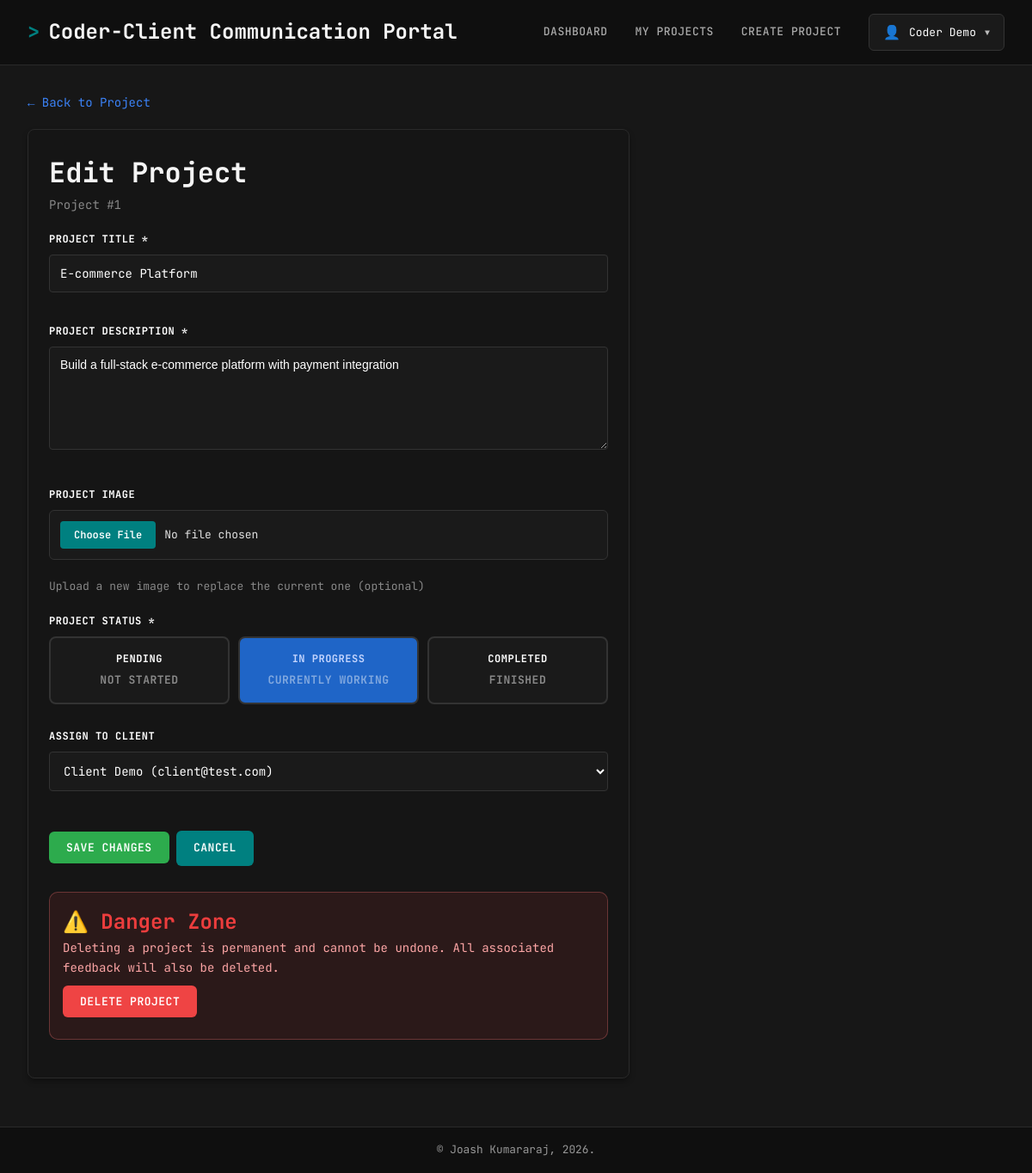
The app's page /projects/edit?id=1 (signed in) with its own data.
### tables this page shows
CREATE TABLE IF NOT EXISTS
    projects (
        project_id INT AUTO_INCREMENT PRIMARY KEY,
        title VARCHAR(50) NOT NULL,
        description VARCHAR(1000) NOT NULL,
        image VARCHAR(255) DEFAULT NULL,
        status INT NOT NULL,
        coder_id INT NOT NULL,
        client_id INT,
        CONSTRAINT fk_projects_coder FOREIGN KEY (coder_id) REFERENCES users (user_id),
        CONSTRAINT fk_projects_client FOREIGN KEY (client_id) REFERENCES users (user_id)
    );

CREATE TABLE IF NOT EXISTS
    users (
        user_id INT AUTO_INCREMENT PRIMARY KEY,
        name VARCHAR(255) NOT NULL,
        email VARCHAR(255) UNIQUE NOT NULL,
        password VARCHAR(255) NOT NULL,
        role_id INT NOT NULL,
        CONSTRAINT fk_users_roles FOREIGN KEY (role_id) REFERENCES ROLES (role_id)
    );

### projects/edit.php (the view, shortened to what this page needs)
<?php
$user = getCurrentUser();
require_once './config/db.php';
$projectId = $_GET['id'] ?? null;
$stmt = $db->prepare("
    SELECT * FROM projects
    WHERE project_id = :project_id AND coder_id = :coder_id
");
$stmt->execute([
    'project_id' => $projectId,
    'coder_id' => $user['user_id']
]);
$project = $stmt->fetch(PDO::FETCH_OBJ);
$stmt = $db->prepare("
    SELECT user_id, name, email
    FROM users
    WHERE role_id = (SELECT role_id FROM roles WHERE role_name = 'client')
    ORDER BY name ASC
");
$stmt->execute();
$clients = $stmt->fetchAll(PDO::FETCH_OBJ);
require_once './includes/header.php';
?>
<a href="<?= BASE_URL; ?>/projects/detail?id=<?= $projectId; ?>" class="back-link">← Back to Project</a>
<div class="card form-container">
    <h2>Edit Project</h2>
    <p style="color: #888; margin-bottom: 20px;">Project #<?= $projectId; ?>
    </p>
    <form method="POST" action="" enctype="multipart/form-data">
        <div class="form-group">
            <label for="title">Project Title *</label>
            <input type="text" id="title" name="title"
                value="<?= htmlspecialchars($_POST['title'] ?? $project->title); ?>">
        </div>
        <div class="form-group">
            <label for="description">Project Description *</label>
            <textarea id="description"
                name="description"><?= htmlspecialchars($_POST['description'] ?? $project->description); ?></textarea>
        </div>
        <div class="form-group">
            <label for="image">Project Image</label>
            <input type="file" id="image" name="image" accept="image/*">
            <small>Upload a new image to replace the current one (optional)</small>
        </div>
        <div class="form-group">
            <label>Project Status *</label>
            <div class="status-options">
                <div class="status-option">
                    <label for="status_pending">
                        <strong>Pending</strong>
                        <br><small>Not started</small>
                    </label>
                </div>
                <div class="status-option">
                    <label for="status_progress">
                        <strong>In Progress</strong>
                        <br><small>Currently working</small>
                    </label>
                </div>
                <div class="status-option">
                    <label for="status_completed">
                        <strong>Completed</strong>
                        <br><small>Finished</small>
                    </label>
                </div>
            </div>
        </div>
        <div class="form-group">
            <label for="client_id">Assign to Client</label>
            <select id="client_id" name="client_id">
                <?php foreach ($clients as $client): ?>
                    <option value="<?= $client->user_id; ?>" <?php
                      $selectedClient = $_POST['client_id'] ?? $project->client_id;
                      echo ($selectedClient == $client->user_id) ? 'selected' : '';
                      ?>>
                        <?= htmlspecialchars($client->name); ?>
                        (<?= htmlspecialchars($client->email); ?>)
                    </option>
                <?php endforeach; ?>
            </select>
        </div>
        <div class="form-actions">
            <button type="submit" class="btn btn-success">Save Changes</button>
            <a href="<?= BASE_URL; ?>/projects/detail?id=<?= $projectId; ?>" class="btn">Cancel</a>
        </div>
    </form>
    <div class="danger-zone errors">
        <h3>⚠️ Danger Zone</h3>
        <p>
            Deleting a project is permanent and cannot be undone. All associated feedback will also be deleted.
        </p>
        <button
            onclick="if(confirm('Are you sure you want to delete this project? This cannot be undone!')) { window.location.href='<?= BASE_URL; ?>/projects/delete?id=<?= $projectId; ?>'; }"
            class="btn btn-danger">
            Delete Project
        </button>
    </div>
</div>
<?php require_once './includes/footer.php'; ?>

### assets/style.css (style rules this page uses)
:root { --color-primary: #008080; --color-primary-dark: #006c6c; --color-bg-main: #171717; --color-bg-dark: #0f0f0f; --color-bg-card: #151515; --color-bg-input: #1a1a1a; --color-border: #2a2a2a; --color-border-light: #333; --color-text: #e0e0e0; --color-text-muted: #aaa; --color-text-dim: #888; --color-danger: #ef4444; --color-success: #10b981; --color-info: #3b82f6; --color-warning: #cf840b; }
* { margin: 0; padding: 0; box-sizing: border-box; }
body { background-color: var(--color-bg-main); color: var(--color-text); font-family: "JetBrains Mono", "Courier New", monospace; font-size: 14px; line-height: 1.6; scroll-behavior: smooth; }
.card, div[class*="card"] { background: var(--color-bg-card); border: 1px solid var(--color-border); border-radius: 8px; padding: 1.5rem; margin-bottom: 1.5rem; box-shadow: 0 4px 6px rgba(0, 0, 0, 0.3); }
.btn, button[type="submit"], input[type="submit"], a.btn { background: var(--color-primary); color: white; margin: 10px 0; padding: 10px 20px; border: none; border-radius: 6px; font-family: inherit; font-size: 13px; font-weight: 600; cursor: pointer; text-decoration: none; transition: all 0.2s; text-transform: uppercase; letter-spacing: 0.5px; display: inline-block; }
.btn-danger { background: var(--color-danger); }
.btn-success { background: #2dab4d !important; }
input, textarea, select { width: 100%; padding: 12px; background: var(--color-bg-input); border: 1px solid var(--color-border-light); border-radius: 6px; color: var(--color-text); font-family: "JetBrains Mono", monospace; font-size: 13px; margin-bottom: 1rem; transition: border 0.2s; color-scheme: dark; }
input[type="file"] { cursor: pointer; transition: all 0.2s; }
label { display: block; margin-bottom: 0.5rem; font-weight: 600; color: var(--color-text-muted); font-size: 12px; text-transform: uppercase; letter-spacing: 0.5px; }
.form-container { max-width: 700px; }
.form-group { margin-bottom: 20px; }
.form-group label { display: block; margin-bottom: 8px; font-weight: bold; color: white; }
.form-group input[type="text"], .form-group textarea, .form-group select { width: 100%; padding: 12px; border: 1px solid var(--color-border-light); border-radius: 4px; background-color: var(--color-bg-input); color: white; font-size: 14px; }
.form-group textarea { min-height: 120px; resize: vertical; font-family: Arial, sans-serif; }
.form-group small { display: block; margin-top: 5px; color: var(--color-text-dim); font-size: 13px; }
.status-options { display: grid; grid-template-columns: repeat(3, 1fr); gap: 10px; }
.status-option { position: relative; }
.status-option label { display: block; padding: 15px; border: 2px solid var(--color-border-light); border-radius: 8px; text-align: center; cursor: pointer; transition: all 0.3s; background: var(--color-bg-input); }
.status-option:nth-child(2) input[type="radio"]:checked + label { background-color: rgba(31, 101, 199, 1); color: rgb(196, 213, 254); }
.status-option input[type="radio"]:checked + label small { color: rgba(255, 255, 255, 0.44); }
.danger-zone h3 { color: rgb(236, 61, 61); }
.alert-error, .errors { background: rgba(239, 68, 68, 0.1); border-color: var(--color-danger); color: #fca5a5; padding: 15px; border: 1px solid rgba(255, 119, 119, 0.293); border-radius: 10px; margin: 20px 0; }
a { text-decoration: none; transition: color 0.2s; color: var(--color-info); }
.back-link { color: var(--color-info); text-decoration: none; margin-bottom: 20px; display: inline-block; }
h1, h2, h3, h4, h5, h6 { color: #f5f5f5; font-weight: 700; }
h2 { font-size: 2rem; }
h3 { font-size: 1.5rem; }

### records on screen
projects: title "E-commerce Platform", description "Build a full-stack e-commerce platform with payment integration", client_id "Client Demo (client@test.com)"

### other values on screen
$user['name'] "Coder Demo"
$projectId "1"
